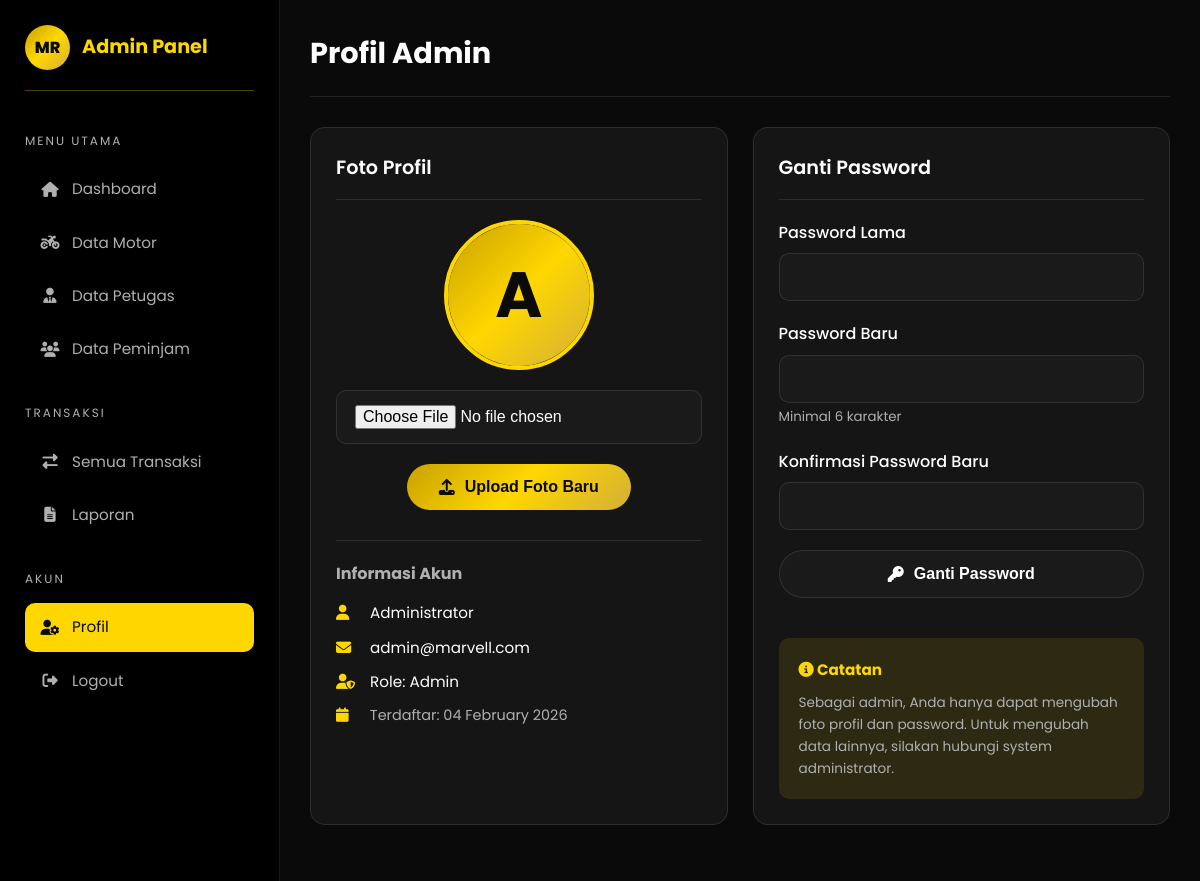
The app's page /admin/profil.php (signed in) with its own data.
### tables this page shows
CREATE TABLE `users` (
  `id` int(11) NOT NULL,
  `nama` varchar(100) NOT NULL,
  `email` varchar(100) NOT NULL,
  `password` varchar(255) NOT NULL,
  `no_hp` varchar(20) DEFAULT NULL,
  `alamat` text DEFAULT NULL,
  `foto` varchar(255) DEFAULT NULL,
  `email_verified` tinyint(1) DEFAULT 0,
  `role` enum('admin','petugas','peminjam') NOT NULL DEFAULT 'peminjam',
  `created_at` timestamp NOT NULL DEFAULT current_timestamp(),
  `updated_at` timestamp NOT NULL DEFAULT current_timestamp() ON UPDATE current_timestamp()
);

### admin/profil.php (the view, shortened to what this page needs)
<?php
require_once '../database/koneksi.php';
$stmt = $pdo->prepare("SELECT * FROM users WHERE id = ?");
$stmt->execute([$_SESSION['user_id']]);
$user = $stmt->fetch();
?>
<!DOCTYPE html>
<html lang="id">
<head>
    <link rel="stylesheet" href="https://cdnjs.cloudflare.com/ajax/libs/font-awesome/6.4.0/css/all.min.css">
    <link rel="stylesheet" href="../assets/css/style.css">
</head>
<body>
    <div class="dashboard">
        <aside class="sidebar">
            <div class="sidebar-brand">
                <div class="sidebar-logo">MR</div>
                <span class="sidebar-title">Admin Panel</span>
            </div>
            <div class="sidebar-menu">
                <p class="sidebar-menu-title">Menu Utama</p>
                <ul class="sidebar-nav">
                    <li><a href="index.php"><i class="fas fa-home"></i> Dashboard</a></li>
                    <li><a href="motor.php"><i class="fas fa-motorcycle"></i> Data Motor</a></li>
                    <li><a href="petugas.php"><i class="fas fa-user-tie"></i> Data Petugas</a></li>
                    <li><a href="peminjam.php"><i class="fas fa-users"></i> Data Peminjam</a></li>
                </ul>
            </div>
            <div class="sidebar-menu">
                <p class="sidebar-menu-title">Transaksi</p>
                <ul class="sidebar-nav">
                    <li><a href="transaksi.php"><i class="fas fa-exchange-alt"></i> Semua Transaksi</a></li>
                    <li><a href="laporan.php"><i class="fas fa-file-alt"></i> Laporan</a></li>
                </ul>
            </div>
            <div class="sidebar-menu">
                <p class="sidebar-menu-title">Akun</p>
                <ul class="sidebar-nav">
                    <li><a href="profil.php" class="active"><i class="fas fa-user-cog"></i> Profil</a></li>
                    <li><a href="../auth/logout.php"><i class="fas fa-sign-out-alt"></i> Logout</a></li>
                </ul>
            </div>
        </aside>
        <main class="main-content">
            <div class="dashboard-header">
                <h1 class="dashboard-title">Profil Admin</h1>
            </div>
            <div style="display: grid; grid-template-columns: 1fr 1fr; gap: 25px;">
                <div class="card">
                    <div class="card-header">
                        <h3 class="card-title">Foto Profil</h3>
                    </div>
                    <form method="POST" enctype="multipart/form-data">
                        <div style="text-align: center; margin-bottom: 25px;">
                            <div
                                style="width: 150px; height: 150px; border-radius: 50%; margin: 0 auto 20px; overflow: hidden; border: 4px solid var(--primary);">
                                <?php if ($user['foto'] && file_exists('../assets/images/profiles/' . $user['foto'])): ?>
                                    <img src="../assets/images/profiles/<?= htmlspecialchars($user['foto']) ?>"
                                        alt="Foto Profil" style="width: 100%; height: 100%; object-fit: cover;">
                                <?php else: ?>
                                    <div
                                        style="width: 100%; height: 100%; background: var(--bg-gold); display: flex; align-items: center; justify-content: center; font-size: 4rem; font-weight: 700; color: var(--text-dark);">
                                        <?= strtoupper(substr($user['nama'], 0, 1)) ?>
                                    </div>
                                <?php endif; ?>
                            </div>
                            <div class="form-group">
                                <input type="file" name="foto" accept="image/*" class="form-control" id="fotoInput">
                            </div>
                            <button type="submit" class="btn btn-primary">
                                <i class="fas fa-upload"></i> Upload Foto Baru
                            </button>
                        </div>
                    </form>
                    <div style="margin-top: 30px; padding-top: 20px; border-top: var(--border-light);">
                        <h4 style="font-size: 1rem; margin-bottom: 15px; color: var(--text-secondary);">Informasi Akun</h4>
                        <p style="font-size: 0.95rem; color: var(--text-primary); margin-bottom: 10px;">
                            <i class="fas fa-user" style="color: var(--primary); margin-right: 10px; width: 20px;"></i>
                            <?= htmlspecialchars($user['nama']) ?>
                        </p>
                        <p style="font-size: 0.95rem; color: var(--text-primary); margin-bottom: 10px;">
                            <i class="fas fa-envelope" style="color: var(--primary); margin-right: 10px; width: 20px;"></i>
                            <?= htmlspecialchars($user['email']) ?>
                        </p>
                        <p style="font-size: 0.95rem; color: var(--text-primary); margin-bottom: 10px;">
                            <i class="fas fa-user-shield" style="color: var(--primary); margin-right: 10px; width: 20px;"></i>
                            Role: <?= ucfirst($user['role']) ?>
                        </p>
                        <p style="font-size: 0.9rem; color: var(--text-secondary);">
                            <i class="fas fa-calendar" style="color: var(--primary); margin-right: 10px; width: 20px;"></i>
                            Terdaftar: <?= date('d F Y', strtotime($user['created_at'])) ?>
                        </p>
                    </div>
                </div>
                <div class="card">
                    <div class="card-header">
                        <h3 class="card-title">Ganti Password</h3>
                    </div>
                    <form method="POST">
                        <div class="form-group">
                            <label class="form-label">Password Lama</label>
                            <input type="password" name="current_password" class="form-control" required>
                        </div>
                        <div class="form-group">
                            <label class="form-label">Password Baru</label>
                            <input type="password" name="new_password" class="form-control" required minlength="6">
                            <small style="color: var(--text-secondary);">Minimal 6 karakter</small>
                        </div>
                        <div class="form-group">
                            <label class="form-label">Konfirmasi Password Baru</label>
                            <input type="password" name="confirm_password" class="form-control" required>
                        </div>
                        <button type="submit" class="btn btn-secondary btn-block">
                            <i class="fas fa-key"></i> Ganti Password
                        </button>
                    </form>
                    <div style="margin-top: 40px; padding: 20px; background: rgba(255, 215, 0, 0.1); border-radius: 10px;">
                        <h4 style="font-size: 0.95rem; color: var(--primary); margin-bottom: 10px;">
                            <i class="fas fa-info-circle"></i> Catatan
                        </h4>
                        <p style="font-size: 0.85rem; color: var(--text-secondary); line-height: 1.6;">
                            Sebagai admin, Anda hanya dapat mengubah foto profil dan password. Untuk mengubah data lainnya, silakan hubungi system administrator.
                        </p>
                    </div>
                </div>
            </div>
        </main>
    </div>
    <button class="mobile-menu-btn"><i class="fas fa-bars"></i></button>
</body>
</html>

### assets/css/style.css (style rules this page uses)
:root { --primary: #FFD700; --primary-dark: #C9A100; --primary-light: #FFE44D; --secondary: #D4AF37; --secondary-dark: #996515; --bg-dark: #0a0a0a; --bg-darker: #000000; --bg-light: #1a1a1a; --bg-card: #151515; --bg-gold: linear-gradient(135deg, #C9A100 0%, #FFD700 50%, #D4AF37 100%); --bg-hero: linear-gradient(180deg, #1a1a0a 0%, #2a2510 50%, #1a1505 100%); --text-primary: #FFFFFF; --text-secondary: #B0B0B0; --text-dark: #0a0a0a; --text-gold: #FFD700; --accent-green: #00C853; --accent-red: #FF5252; --accent-orange: #FF9800; --shadow-gold: 0 4px 20px rgba(255, 215, 0, 0.3); --shadow-dark: 0 4px 20px rgba(0, 0, 0, 0.5); --shadow-card: 0 8px 32px rgba(0, 0, 0, 0.4); --border-gold: 1px solid rgba(255, 215, 0, 0.3); --border-light: 1px solid rgba(255, 255, 255, 0.1); --font-main: 'Poppins', 'Segoe UI', sans-serif; --transition: all 0.3s ease; --transition-slow: all 0.5s ease; }
* { margin: 0; padding: 0; box-sizing: border-box; }
html { scroll-behavior: smooth; }
body { font-family: var(--font-main); background: var(--bg-dark); color: var(--text-primary); line-height: 1.6; overflow-x: hidden; }
a { text-decoration: none; color: inherit; transition: var(--transition); }
ul { list-style: none; }
.btn { display: inline-flex; align-items: center; justify-content: center; gap: 10px; padding: 14px 32px; border-radius: 50px; font-size: 1rem; font-weight: 600; cursor: pointer; border: none; transition: var(--transition); }
.btn-primary { background: var(--bg-gold); color: var(--text-dark); }
.btn-secondary { background: var(--bg-light); color: var(--text-primary); border: var(--border-light); }
.btn-block { width: 100%; }
.form-group { margin-bottom: 20px; }
.form-label { display: block; margin-bottom: 8px; font-weight: 500; color: var(--text-primary); }
.form-control { width: 100%; padding: 14px 18px; background: var(--bg-light); border: 1px solid rgba(255, 255, 255, 0.1); border-radius: 10px; color: var(--text-primary); font-size: 1rem; transition: var(--transition); }
.form-control::placeholder { color: var(--text-secondary); }
.dashboard { display: flex; min-height: 100vh; }
.sidebar { width: 280px; background: var(--bg-darker); padding: 25px; position: fixed; top: 0; left: 0; bottom: 0; overflow-y: auto; border-right: 1px solid rgba(255, 215, 0, 0.1); z-index: 100; }
.sidebar-brand { display: flex; align-items: center; gap: 12px; margin-bottom: 40px; padding-bottom: 20px; border-bottom: var(--border-gold); }
.sidebar-logo { width: 45px; height: 45px; background: var(--bg-gold); border-radius: 50%; display: flex; align-items: center; justify-content: center; font-weight: 800; font-size: 16px; color: var(--text-dark); }
.sidebar-title { font-size: 1.2rem; font-weight: 700; color: var(--primary); }
.sidebar-menu { margin-bottom: 30px; }
.sidebar-menu-title { font-size: 0.75rem; text-transform: uppercase; letter-spacing: 2px; color: var(--text-secondary); margin-bottom: 15px; }
.sidebar-nav li { margin-bottom: 5px; }
.sidebar-nav a { display: flex; align-items: center; gap: 12px; padding: 12px 15px; border-radius: 10px; color: var(--text-secondary); font-size: 0.95rem; transition: var(--transition); }
.sidebar-nav a:hover, .sidebar-nav a.active { background: rgba(255, 215, 0, 0.1); color: var(--primary); }
.sidebar-nav a.active { background: var(--primary); color: var(--text-dark); }
.sidebar-nav a i { width: 20px; text-align: center; }
.main-content { flex: 1; margin-left: 280px; padding: 30px; background: var(--bg-dark); min-height: 100vh; }
.dashboard-header { display: flex; align-items: center; justify-content: space-between; margin-bottom: 30px; padding-bottom: 20px; border-bottom: var(--border-light); }
.dashboard-title { font-size: 1.8rem; font-weight: 700; }
.card { background: var(--bg-card); border-radius: 15px; padding: 25px; border: var(--border-light); }
.card-header { display: flex; align-items: center; justify-content: space-between; margin-bottom: 20px; padding-bottom: 15px; border-bottom: var(--border-light); }
.card-title { font-size: 1.2rem; font-weight: 600; }

### records on screen
users: nama "A", nama "Administrator", email "admin@marvell.com", role "Admin", created_at "04 February 2026"
